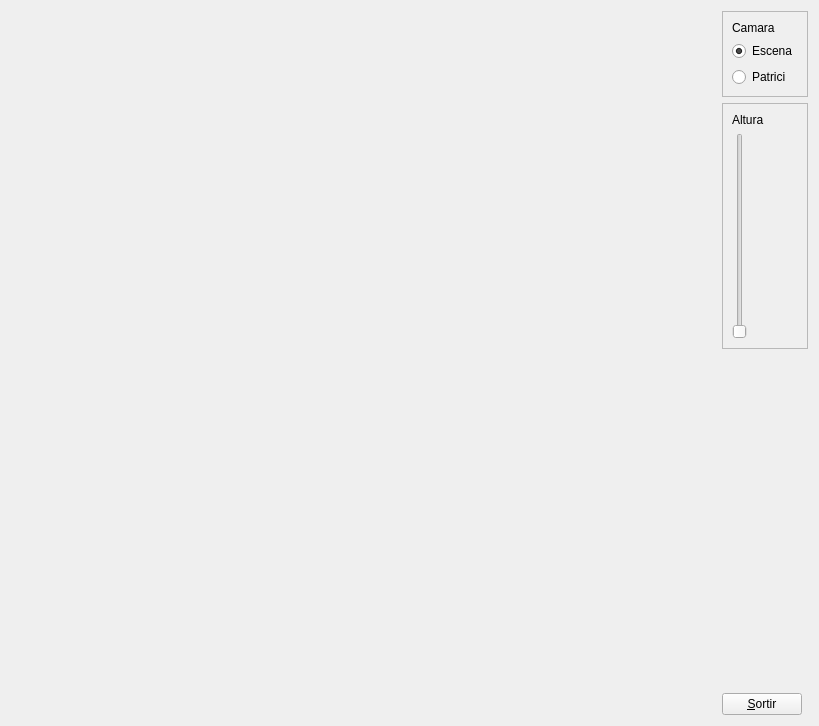
<?xml version="1.0" encoding="UTF-8"?>
<ui version="4.0">
 <class>MyForm</class>
 <widget class="QWidget" name="MyForm">
  <property name="geometry">
   <rect>
    <x>0</x>
    <y>0</y>
    <width>819</width>
    <height>726</height>
   </rect>
  </property>
  <property name="windowTitle">
   <string>IDI-Lab</string>
  </property>
  <layout class="QHBoxLayout" name="horizontalLayout">
   <item>
    <widget class="MyGLWidget" name="widget" native="true">
     <property name="sizePolicy">
      <sizepolicy hsizetype="Expanding" vsizetype="Expanding">
       <horstretch>0</horstretch>
       <verstretch>0</verstretch>
      </sizepolicy>
     </property>
    </widget>
   </item>
   <item>
    <layout class="QVBoxLayout" name="verticalLayout">
     <item>
      <layout class="QVBoxLayout" name="verticalLayout_2">
       <item>
        <widget class="QFrame" name="frame_2">
         <property name="frameShape">
          <enum>QFrame::StyledPanel</enum>
         </property>
         <property name="frameShadow">
          <enum>QFrame::Raised</enum>
         </property>
         <layout class="QVBoxLayout" name="verticalLayout_4">
          <item>
           <widget class="QLabel" name="label_2">
            <property name="text">
             <string>Camara</string>
            </property>
           </widget>
          </item>
          <item>
           <widget class="QRadioButton" name="radioButton">
            <property name="text">
             <string>Escena</string>
            </property>
            <property name="checked">
             <bool>true</bool>
            </property>
           </widget>
          </item>
          <item>
           <widget class="QRadioButton" name="radioButton_2">
            <property name="text">
             <string>Patrici</string>
            </property>
           </widget>
          </item>
         </layout>
        </widget>
       </item>
       <item>
        <widget class="QFrame" name="frame">
         <property name="frameShape">
          <enum>QFrame::StyledPanel</enum>
         </property>
         <property name="frameShadow">
          <enum>QFrame::Raised</enum>
         </property>
         <layout class="QVBoxLayout" name="verticalLayout_3">
          <item>
           <widget class="QLabel" name="label">
            <property name="text">
             <string>Altura</string>
            </property>
           </widget>
          </item>
          <item>
           <widget class="QSlider" name="verticalSlider">
            <property name="maximum">
             <number>5</number>
            </property>
            <property name="orientation">
             <enum>Qt::Vertical</enum>
            </property>
           </widget>
          </item>
         </layout>
        </widget>
       </item>
      </layout>
     </item>
     <item>
      <spacer name="verticalSpacer">
       <property name="orientation">
        <enum>Qt::Vertical</enum>
       </property>
       <property name="sizeHint" stdset="0">
        <size>
         <width>20</width>
         <height>40</height>
        </size>
       </property>
      </spacer>
     </item>
     <item>
      <widget class="QPushButton" name="pushButton">
       <property name="sizePolicy">
        <sizepolicy hsizetype="Fixed" vsizetype="Fixed">
         <horstretch>0</horstretch>
         <verstretch>0</verstretch>
        </sizepolicy>
       </property>
       <property name="text">
        <string>&amp;Sortir</string>
       </property>
      </widget>
     </item>
    </layout>
   </item>
  </layout>
 </widget>
 <customwidgets>
  <customwidget>
   <class>MyGLWidget</class>
   <extends>QWidget</extends>
   <header>MyGLWidget.h</header>
   <container>1</container>
   <slots>
    <signal>posa_camara1()</signal>
    <signal>posa_camara2()</signal>
    <signal>cambia_altura(int)</signal>
    <slot>camaraAvio()</slot>
    <slot>camaraPatricio()</slot>
    <slot>rep_altura(int)</slot>
   </slots>
  </customwidget>
 </customwidgets>
 <resources/>
 <connections>
  <connection>
   <sender>pushButton</sender>
   <signal>clicked()</signal>
   <receiver>MyForm</receiver>
   <slot>close()</slot>
   <hints>
    <hint type="sourcelabel">
     <x>809</x>
     <y>718</y>
    </hint>
    <hint type="destinationlabel">
     <x>839</x>
     <y>529</y>
    </hint>
   </hints>
  </connection>
  <connection>
   <sender>widget</sender>
   <signal>posa_camara1()</signal>
   <receiver>radioButton</receiver>
   <slot>click()</slot>
   <hints>
    <hint type="sourcelabel">
     <x>603</x>
     <y>98</y>
    </hint>
    <hint type="destinationlabel">
     <x>745</x>
     <y>49</y>
    </hint>
   </hints>
  </connection>
  <connection>
   <sender>widget</sender>
   <signal>posa_camara2()</signal>
   <receiver>radioButton_2</receiver>
   <slot>click()</slot>
   <hints>
    <hint type="sourcelabel">
     <x>646</x>
     <y>201</y>
    </hint>
    <hint type="destinationlabel">
     <x>767</x>
     <y>79</y>
    </hint>
   </hints>
  </connection>
  <connection>
   <sender>widget</sender>
   <signal>cambia_altura(int)</signal>
   <receiver>verticalSlider</receiver>
   <slot>setValue(int)</slot>
   <hints>
    <hint type="sourcelabel">
     <x>654</x>
     <y>288</y>
    </hint>
    <hint type="destinationlabel">
     <x>747</x>
     <y>275</y>
    </hint>
   </hints>
  </connection>
  <connection>
   <sender>radioButton</sender>
   <signal>clicked()</signal>
   <receiver>widget</receiver>
   <slot>camaraAvio()</slot>
   <hints>
    <hint type="sourcelabel">
     <x>780</x>
     <y>54</y>
    </hint>
    <hint type="destinationlabel">
     <x>678</x>
     <y>51</y>
    </hint>
   </hints>
  </connection>
  <connection>
   <sender>radioButton_2</sender>
   <signal>clicked()</signal>
   <receiver>widget</receiver>
   <slot>camaraPatricio()</slot>
   <hints>
    <hint type="sourcelabel">
     <x>775</x>
     <y>76</y>
    </hint>
    <hint type="destinationlabel">
     <x>661</x>
     <y>78</y>
    </hint>
   </hints>
  </connection>
  <connection>
   <sender>verticalSlider</sender>
   <signal>valueChanged(int)</signal>
   <receiver>widget</receiver>
   <slot>rep_altura(int)</slot>
   <hints>
    <hint type="sourcelabel">
     <x>743</x>
     <y>240</y>
    </hint>
    <hint type="destinationlabel">
     <x>688</x>
     <y>240</y>
    </hint>
   </hints>
  </connection>
 </connections>
</ui>
